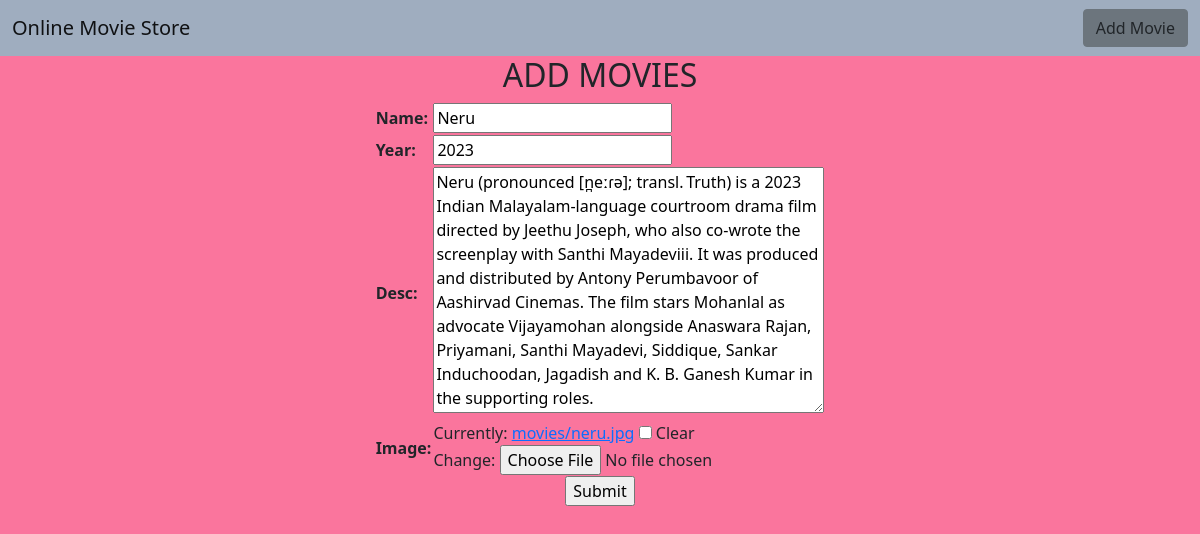
Screenshot of /update/1 with the database file from the repository.
### app/models.py (models this page shows, shortened)
class Movie(models.Model):  #Movie table definition
    name=models.CharField(max_length=30)
    desc=models.TextField()
    year=models.IntegerField()
    image=models.ImageField(upload_to='movies',null=True,blank=True)

### app/views.py (the view)
# urls.py: path('update/<int:pk>',views.Update.as_view(),name="update"),
class Update(UpdateView):
    model=Movie
    template_name = "add.html"
    fields = ['name', 'year', 'desc', 'image']
    success_url = reverse_lazy('app:home')

### templates/add.html (shortened to what this page needs)
<!DOCTYPE html>
{% extends 'base.html' %}
{% load static %}
{% block content %}
<div class="container">
<h2 class="text-center">ADD MOVIES</h2>
    <center>
<form method="POST" enctype="multipart/form-data">
<table>
    {{form.as_table}}
</table>
    <input type="submit">
</form>
</center>
</div>
{% endblock %}

### static/css/style.css (style rules this page uses)
body { background-color:#fa759d; }

### rows the page displays
Movie: name "Neru", year "2023", desc "Neru (pronounced [n̪eːɾə]; transl. Truth) is a 2023 Indian Malayalam-language courtroom drama film directed by Jeethu Joseph, who also co-wrote the screenplay with Santhi Mayadeviii. It was produced and distributed by Antony Perumbavoor of Aashirvad Cinemas. The film stars Mohanlal as advocate Vijayamohan alongside Anaswara Rajan, Priyamani, Santhi Mayadevi, Siddique, Sankar Induchoodan, Jagadish and K. B. Ganesh Kumar in the supporting roles."
